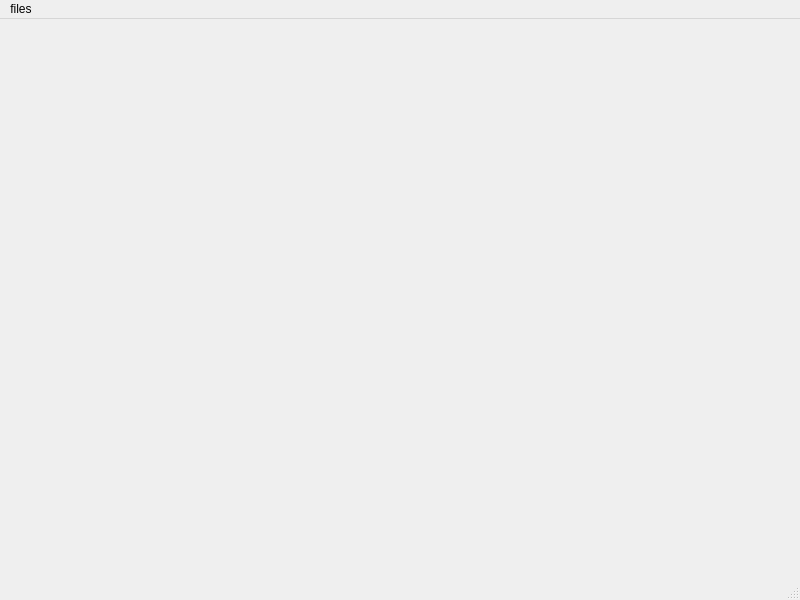
<?xml version="1.0" encoding="UTF-8"?>
<ui version="4.0">
 <class>MainWindow</class>
 <widget class="QMainWindow" name="MainWindow">
  <property name="geometry">
   <rect>
    <x>0</x>
    <y>0</y>
    <width>800</width>
    <height>600</height>
   </rect>
  </property>
  <property name="windowTitle">
   <string>MainWindow</string>
  </property>
  <widget class="QWidget" name="centralwidget"/>
  <widget class="QMenuBar" name="menubar">
   <property name="geometry">
    <rect>
     <x>0</x>
     <y>0</y>
     <width>800</width>
     <height>26</height>
    </rect>
   </property>
   <widget class="QMenu" name="menufiles">
    <property name="title">
     <string>files</string>
    </property>
    <addaction name="actioncreate"/>
    <addaction name="actionimport"/>
   </widget>
   <addaction name="menufiles"/>
  </widget>
  <widget class="QStatusBar" name="statusbar"/>
  <action name="actioncreate">
   <property name="text">
    <string>create</string>
   </property>
  </action>
  <action name="actionimport">
   <property name="text">
    <string>import</string>
   </property>
  </action>
 </widget>
 <resources/>
 <connections/>
</ui>
